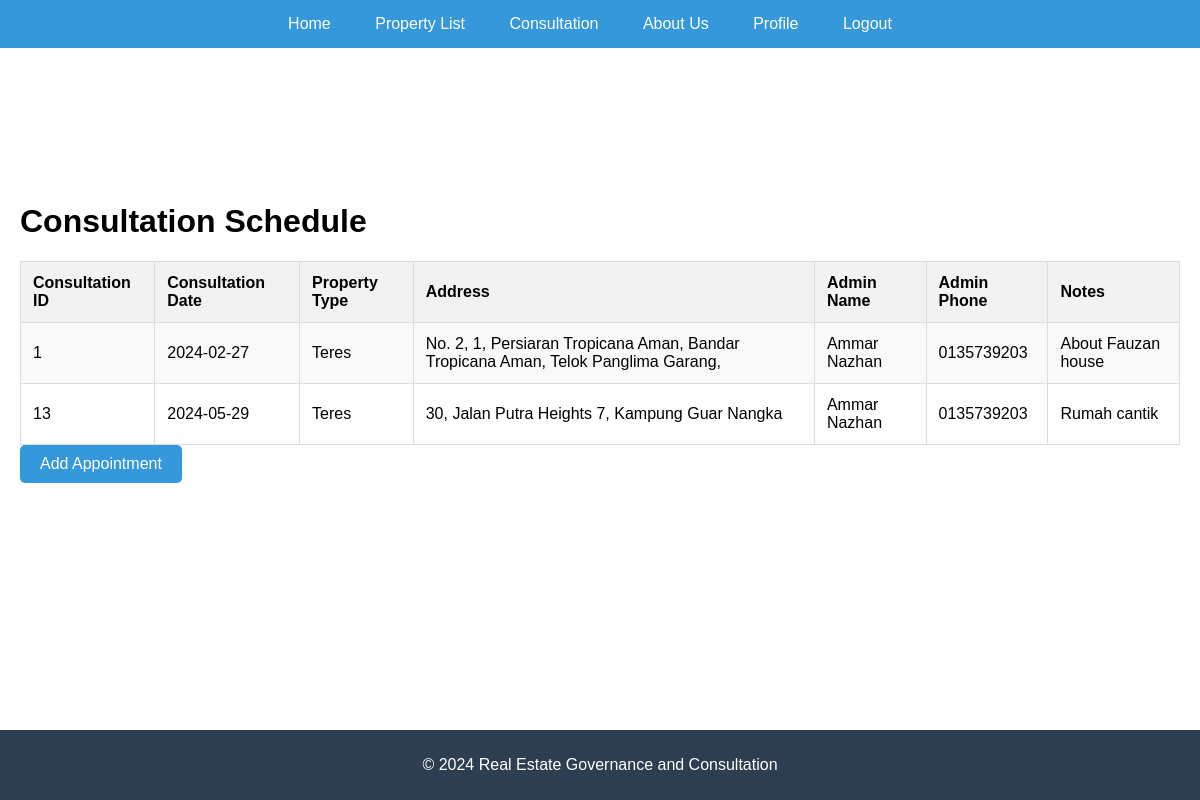
Page /REGC/consultationresult.php (signed in) on the committed database.
### tables this page shows
CREATE TABLE `consultations` (
  `ConsultationID` int(11) NOT NULL,
  `UserID` int(11) DEFAULT NULL,
  `AdminID` int(11) DEFAULT NULL,
  `PropertyID` int(11) DEFAULT NULL,
  `ConsultationDate` date DEFAULT NULL,
  `Notes` text DEFAULT NULL
);

CREATE TABLE `properties` (
  `PropertyID` int(11) NOT NULL,
  `Address` varchar(100) DEFAULT NULL,
  `City` varchar(50) DEFAULT NULL,
  `State` varchar(50) DEFAULT NULL,
  `ZipCode` varchar(10) DEFAULT NULL,
  `PropertyType` varchar(50) DEFAULT NULL,
  `Bedrooms` int(11) DEFAULT NULL,
  `Bathrooms` int(11) DEFAULT NULL,
  `Price` decimal(18,2) DEFAULT NULL,
  `AdminID` int(11) DEFAULT NULL,
  `UserID` int(11) DEFAULT NULL
);

### REGC/consultationresult.php (the view, shortened to what this page needs)
<!DOCTYPE html>
<html lang="en">
<head>
    <link rel="stylesheet" href="style.css">
    <link rel="stylesheet" href="styleproperty.css">
</head>
<body>
    <header>
        <nav>
            <ul>
                <li><a href="home.php">Home</a></li>
                <li><a href="property_list.php">Property List</a></li>
                <li><a href="consultationresult.php">Consultation</a></li>
                <li><a href="about.php">About Us</a></li>
                <li><a href="userprofile.php">Profile</a></li>
                <li><a href="logout.php">Logout</a></li>
            </ul>
        </nav>
    </header>
    <div class="table-container">
        <h1>Consultation Schedule</h1>
        <?php
        include("dbconnect.php");
        $userID = $_SESSION['users']['UserID'];
        $query = "SELECT consultations.ConsultationID, consultations.ConsultationDate, consultations.Notes,
                         properties.PropertyType, properties.Address,
                         admins.FirstName AS AdminFirstName, admins.LastName AS AdminLastName, admins.Phone AS AdminPhone
                  FROM consultations
                  LEFT JOIN properties ON consultations.PropertyID = properties.PropertyID
                  LEFT JOIN admins ON consultations.AdminID = admins.AdminID
                  WHERE consultations.UserID = $userID";
        $result = mysqli_query($conn, $query);
        echo '<table>';
        echo "<tr><th>Consultation ID</th><th>Consultation Date</th><th>Property Type</th><th>Address</th><th>Admin Name</th><th>Admin Phone</th><th>Notes</th></tr>";
        while ($row = mysqli_fetch_assoc($result)) {
            echo "<tr>";
            echo "<td>" . $row['ConsultationID'] . "</td>";
            echo "<td>" . $row['ConsultationDate'] . "</td>";
            echo "<td>" . $row['PropertyType'] . "</td>";
            echo "<td>" . $row['Address'] . "</td>";
            echo "<td>" . $row['AdminFirstName'] . " " . $row['AdminLastName'] . "</td>";
            echo "<td>" . $row['AdminPhone'] . "</td>";
            echo "<td>" . $row['Notes'] . "</td>";
            echo "</tr>";
        }
        echo "</table>";
        ?>
        <a class="consult-form" href="consultation.php">Add Appointment</a>
    </div>
    <footer>
        <p>&copy; 2024 Real Estate Governance and Consultation</p>
    </footer>
</body>
</html>

### REGC/style.css (style rules this page uses)
body { margin: 0; font-family: 'Arial', sans-serif; display: flex; flex-direction: column; min-height: 100vh; }
header { background-color: #3498db; color: white; padding: 15px; text-align: center; }
nav { display: flex; justify-content: center; }
nav ul { list-style-type: none; margin: 0; padding: 0; }
nav li { display: inline-block; margin-right: 20px; }
nav a { color: white; text-decoration: none; padding: 10px; }
footer { background-color: #2c3e50; color: white; text-align: center; padding: 10px; margin-top: auto; }
.consult-form { display: inline-block; padding: 10px 20px; background-color: #3498db; color: #fff; text-decoration: none; border-radius: 5px; transition: background-color 0.3s ease; }

### REGC/styleproperty.css (style rules this page uses)
body { margin: 0; font-family: 'Arial', sans-serif; display: flex; flex-direction: column; min-height: 100vh; }
header { background-color: #3498db; color: white; padding: 15px; text-align: center; }
nav { display: flex; justify-content: center; }
nav ul { list-style-type: none; margin: 0; padding: 0; }
nav li { display: inline-block; margin-right: 20px; }
nav a { color: white; text-decoration: none; padding: 10px; }
.table-container { max-width: 1600px; margin: auto; padding: 20px; }
table { width: 100%; border-collapse: collapse; margin-top: 20px; }
th, td { border: 1px solid #dddddd; text-align: left; padding: 12px; }
th { background-color: #f2f2f2; }
tr:nth-child(even) { background-color: #f9f9f9; }
footer { background-color: #2c3e50; color: white; text-align: center; padding: 10px; margin-top: auto; }

### rows in the picture
consultations: ConsultationID "1", ConsultationDate "2024-02-27", PropertyID.PropertyType "Teres", PropertyID.Address "No. 2, 1, Persiaran Tropicana Aman, Bandar Tropicana Aman, Telok Panglima Garang,", AdminID.FirstName "Ammar", AdminID.LastName "Nazhan", AdminID.Phone "0135739203", Notes "About Fauzan house"
consultations: ConsultationID "13", ConsultationDate "2024-05-29", PropertyID.PropertyType "Teres", PropertyID.Address "30, Jalan Putra Heights 7, Kampung Guar Nangka", AdminID.FirstName "Ammar", AdminID.LastName "Nazhan", AdminID.Phone "0135739203", Notes "Rumah cantik"
